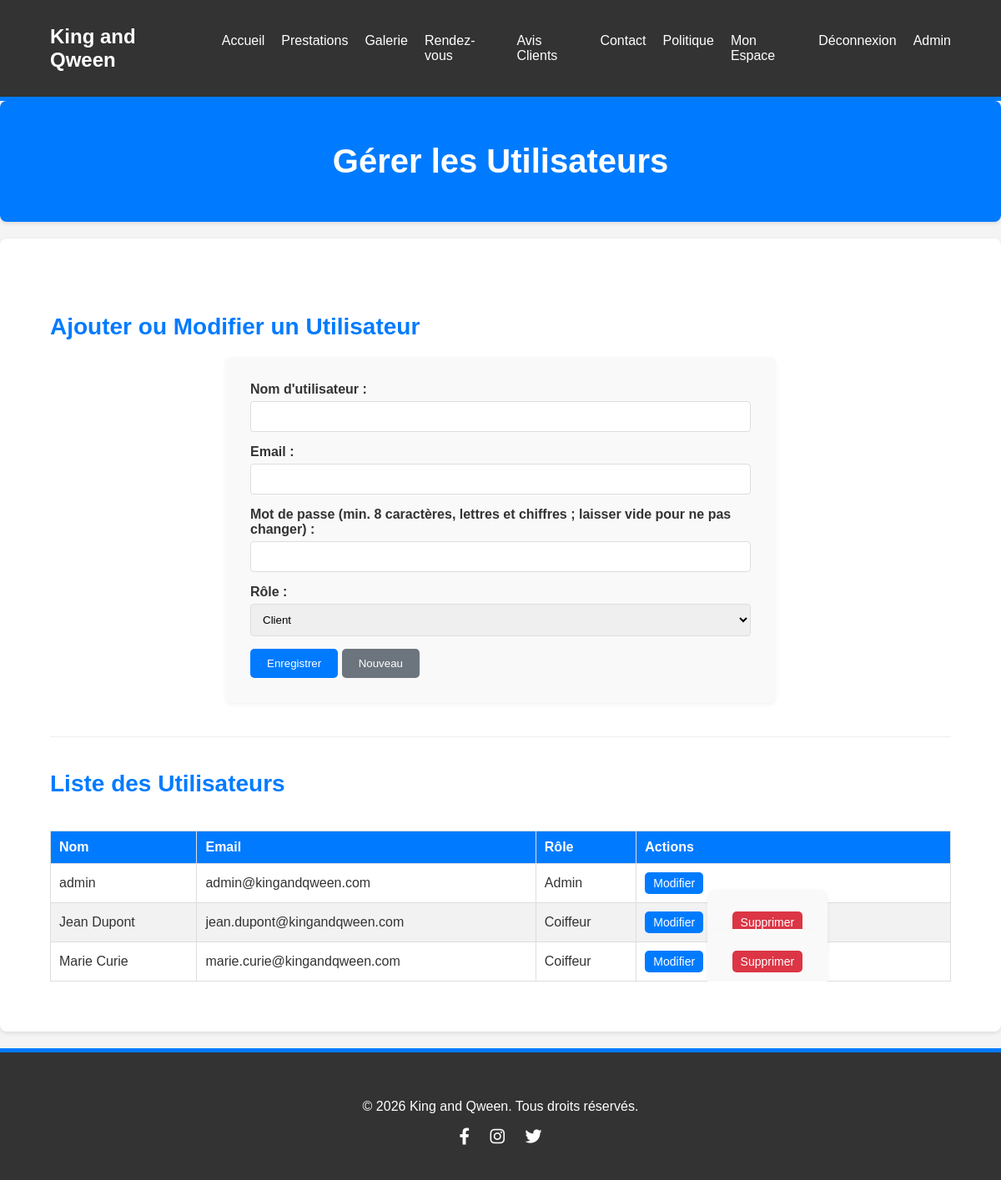
The app's page /backend/admin_users.php (signed in), older data.
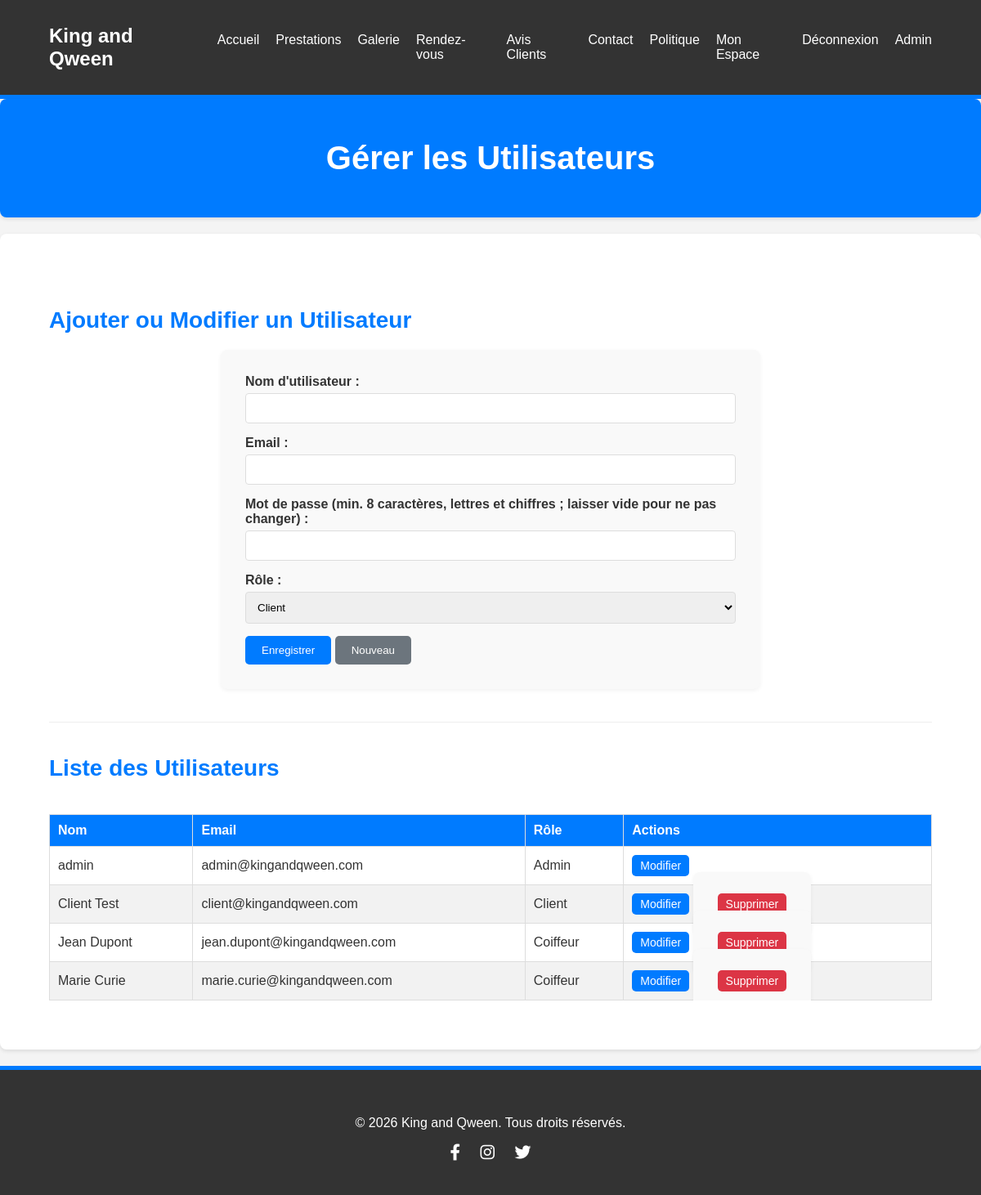
The same page, newer data.
### tables this page shows
CREATE TABLE `users` (
  `id` int(11) NOT NULL AUTO_INCREMENT,
  `username` varchar(255) NOT NULL,
  `email` varchar(255) NOT NULL UNIQUE,
  `password` varchar(255) NOT NULL,
  `role` enum('client','coiffeur','admin') NOT NULL DEFAULT 'client',
  `reset_token` varchar(100) DEFAULT NULL,
  `reset_token_expiry` datetime DEFAULT NULL,
  `failed_login_attempts` int(11) NOT NULL DEFAULT 0,
  `locked_until` datetime DEFAULT NULL,
  `created_at` datetime DEFAULT CURRENT_TIMESTAMP,
  `updated_at` datetime DEFAULT CURRENT_TIMESTAMP ON UPDATE CURRENT_TIMESTAMP,
  PRIMARY KEY (`id`),
  KEY `idx_users_role` (`role`),
  KEY `idx_users_reset_token` (`reset_token`)
);

### backend/admin_users.php (the view, shortened to what this page needs)
<?php
require_once __DIR__ . "/../includes/db.php";
$users = [];
$sql_users = "SELECT id, username, email, role FROM users ORDER BY username ASC";
if ($result = $mysqli->query($sql_users)) {
    while ($row = $result->fetch_assoc()) {
        $users[] = $row;
    }
}
include __DIR__ . "/../includes/header.php";
?>
<section class="page-title">
    <div class="container">
        <h1>Gérer les Utilisateurs</h1>
    </div>
</section>
<section class="admin-content">
    <div class="container">
        <h2>Ajouter ou Modifier un Utilisateur</h2>
        <form action="<?php echo htmlspecialchars($_SERVER["PHP_SELF"]); ?>" method="post">
            <div class="form-group">
                <label for="username">Nom d'utilisateur :</label>
                <input type="text" name="username" id="username" maxlength="100" required>
            </div>
            <div class="form-group">
                <label for="email">Email :</label>
                <input type="email" name="email" id="email" maxlength="255" required>
            </div>
            <div class="form-group">
                <label for="password">Mot de passe (min. 8 caractères, lettres et chiffres ; laisser vide pour ne pas changer) :</label>
                <input type="password" name="password" id="password" minlength="8">
            </div>
            <div class="form-group">
                <label for="role">Rôle :</label>
                <select name="role" id="role" required>
                    <option value="client">Client</option>
                </select>
            </div>
            <button type="submit" class="btn">Enregistrer</button>
            <button type="reset" class="btn btn-secondary" onclick="resetUserForm();">Nouveau</button>
        </form>
        <hr>
        <h2>Liste des Utilisateurs</h2>
        <div class="table-responsive">
            <table>
                <thead>
                    <tr>
                        <th>Nom</th>
                        <th>Email</th>
                        <th>Rôle</th>
                        <th>Actions</th>
                    </tr>
                </thead>
                <tbody>
                    <?php foreach ($users as $user): ?>
                        <tr>
                            <td><?php echo htmlspecialchars($user["username"]); ?></td>
                            <td><?php echo htmlspecialchars($user["email"]); ?></td>
                            <td><?php echo htmlspecialchars(ucfirst($user["role"])); ?></td>
                            <td>
                                <button type="button" class="btn btn-sm" onclick="editUser(<?php echo htmlspecialchars(json_encode($user), ENT_QUOTES, 'UTF-8'); ?>)">Modifier</button>
                                <?php if ((int) $user["id"] !== (int) $_SESSION["user_id"]): ?>
                                    <form action="<?php echo htmlspecialchars($_SERVER["PHP_SELF"]); ?>" method="post" style="display:inline;" onsubmit="return confirm('Êtes-vous sûr de vouloir supprimer cet utilisateur ?');">
                                        <button type="submit" class="btn btn-danger btn-sm">Supprimer</button>
                                    </form>
                                <?php endif; ?>
                            </td>
                        </tr>
                    <?php endforeach; ?>
                </tbody>
            </table>
        </div>
    </div>
</section>
<?php include __DIR__ . "/../includes/footer.php"; ?>

Row changes from the older to the newer data that the page shows:
added users: username "Client Test", email "client@kingandqween.com", role "Client"
